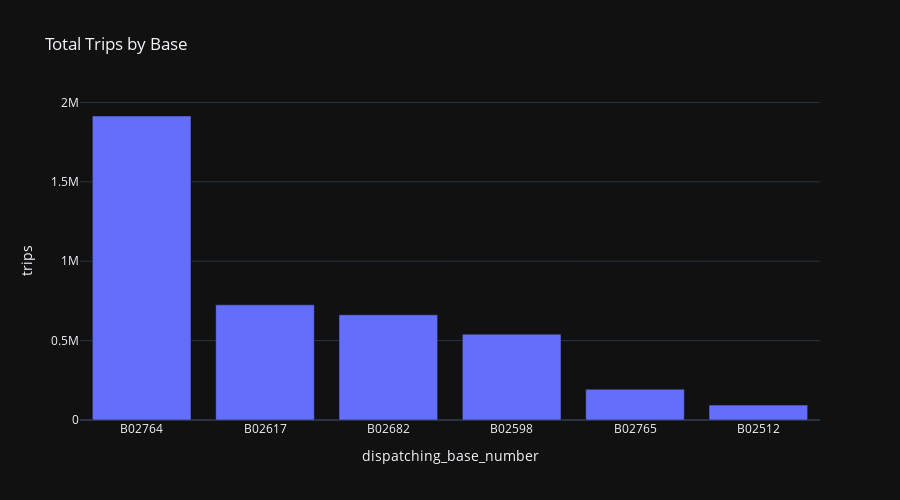

Source (notebook cell):
### Markdown cell above
### Trips by Base

### Code cell
base_trips = df.groupby('dispatching_base_number')['trips'].sum().reset_index().sort_values(by='trips', ascending=False)
fig2 = px.bar(base_trips, x='dispatching_base_number', y='trips', title='Total Trips by Base',template='plotly_dark',
    width=900,height=500)
fig2.show()

### Figure 1 — Plotly figure (JSON) as saved in the notebook; plotly's stock layout.template omitted (floating-point values rounded to 4 significant figures)
{"data": [{"alignmentgroup": "True", "hovertemplate": "dispatching_base_number=%{x}<br>trips=%{y}<extra></extra>", "legendgroup": "", "marker": {"color": "#636efa", "pattern": {"shape": ""}}, "name": "", "offsetgroup": "", "orientation": "v", "showlegend": false, "textposition": "auto", "type": "bar", "x": ["B02764", "B02617", "B02682", "B02598", "B02765", "B02512"], "xaxis": "x", "y": [1914449, 725025, 662509, 540791, 193670, 93786], "yaxis": "y"}], "layout": {"barmode": "relative", "height": 500, "legend": {"tracegroupgap": 0}, "title": {"text": "Total Trips by Base"}, "width": 900, "xaxis": {"anchor": "y", "autorange": true, "domain": [0, 1], "range": [-0.5, 5.5], "title": {"text": "dispatching_base_number"}, "type": "category"}, "yaxis": {"anchor": "x", "autorange": true, "domain": [0, 1], "range": [0, 2015000.0], "title": {"text": "trips"}, "type": "linear"}}}
